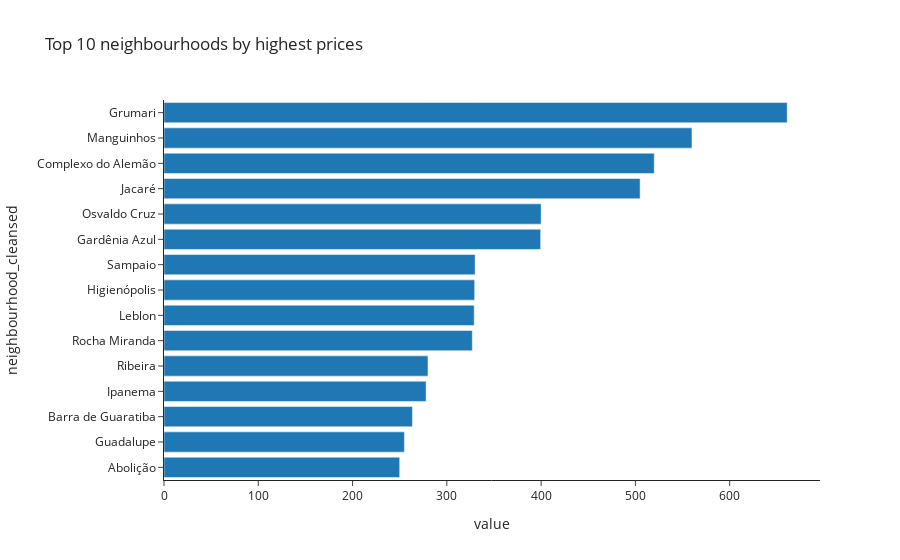

The notebook cell this image was saved under:
### Code cell
fig = px.bar(df.groupby('neighbourhood_cleansed').median()['price'].nlargest(15), 
             orientation='h', 
             title="Top 10 neighbourhoods by highest prices",
            template='simple_white')
fig.update_yaxes(categoryorder='total ascending')
fig.update_layout(showlegend=False)

### Figure 1 — Plotly figure (JSON) as saved in the notebook; plotly's stock layout.template omitted (floating-point values rounded to 4 significant figures)
{"data": [{"alignmentgroup": "True", "hovertemplate": "variable=price<br>value=%{x}<br>neighbourhood_cleansed=%{y}<extra></extra>", "legendgroup": "price", "marker": {"color": "#1F77B4"}, "name": "price", "offsetgroup": "price", "orientation": "h", "showlegend": true, "textposition": "auto", "type": "bar", "x": [661, 560, 520, 505, 400, 399.5, 330, 329.5, 329, 327, 280, 278, 263.5, 255, 250], "xaxis": "x", "y": ["Grumari", "Manguinhos", "Complexo do Alemão", "Jacaré", "Osvaldo Cruz", "Gardênia Azul", "Sampaio", "Higienópolis", "Leblon", "Rocha Miranda", "Ribeira", "Ipanema", "Barra de Guaratiba", "Guadalupe", "Abolição"], "yaxis": "y"}], "layout": {"barmode": "relative", "legend": {"title": {"text": "variable"}, "tracegroupgap": 0}, "showlegend": false, "title": {"text": "Top 10 neighbourhoods by highest prices"}, "xaxis": {"anchor": "y", "domain": [0, 1], "title": {"text": "value"}}, "yaxis": {"anchor": "x", "categoryorder": "total ascending", "domain": [0, 1], "title": {"text": "neighbourhood_cleansed"}}}}
